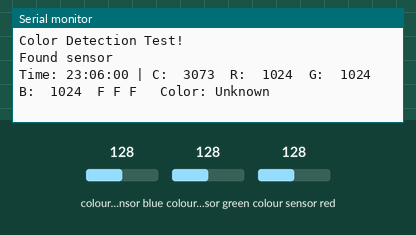
This sketch was run on a simulated Arduino Uno, built with avr-gcc and run on an emulated ATmega328P. Shown: the last lines printed to the serial monitor. Inputs (shaded band) come from the test bench; at power-on: colour sensor blue 128, colour sensor green 128, colour sensor red 128.

Above: at 1.2 s.
1.3 s: colour sensor blue set to 5
At 3.1 s:
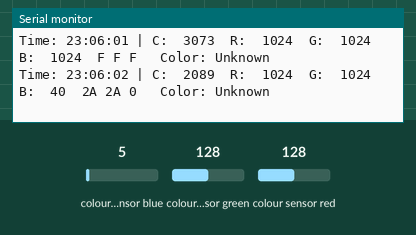
4.8 s: colour sensor green set to 5
At 6.2 s:
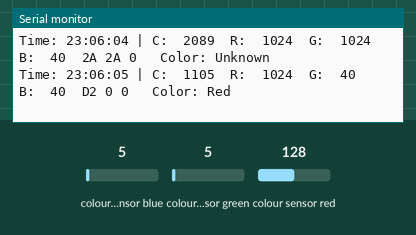
7.9 s: colour sensor red set to 64
At 9.5 s:
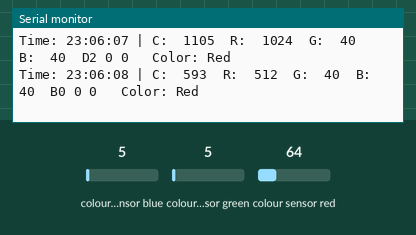
11.1 s: colour sensor blue set to 64
At 12.3 s:
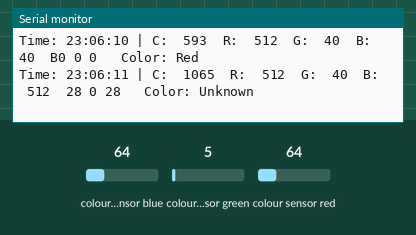
14.3 s: colour sensor green set to 128
At 15.8 s:
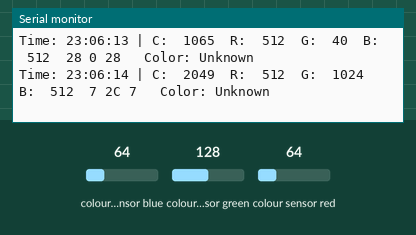
17.4 s: colour sensor red set to 5
At 18.5 s:
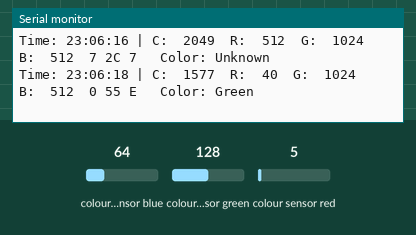
Timing chart, 0 to 20.4 s (numbered marks = the images above; inputs shaded):
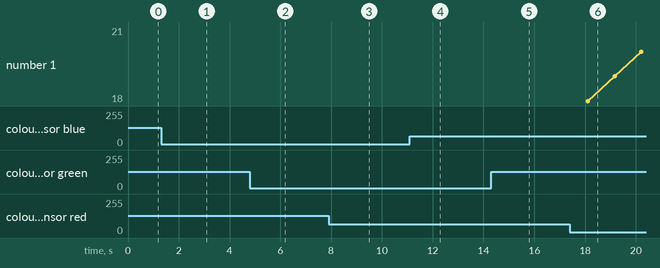

Measured:
- after the input at 1.3 s, the serial monitor: prints a new line after 0.96 s (image 1)
- after the input at 4.8 s, the serial monitor: prints a new line after 0.63 s (image 2)
- after the input at 7.9 s, the serial monitor: prints a new line after 0.70 s (image 3)
- after the input at 11.1 s, the serial monitor: prints a new line after 0.67 s (image 4)
- after the input at 14.3 s, the serial monitor: prints a new line after 0.64 s (image 5)
- after the input at 17.4 s, the serial monitor: prints a new line after 0.71 s (image 6)

The sketch:

objets_0_ou_10_cm.ino
```cpp
#include <Wire.h>
#include "Adafruit_TCS34725.h"
#include <TimeLib.h>

// Initialisation du capteur avec les paramètres par défaut
Adafruit_TCS34725 tcs = Adafruit_TCS34725(TCS34725_INTEGRATIONTIME_50MS, TCS34725_GAIN_4X);

byte gammatable[256];

void setup() {
  Serial.begin(9600);
  Serial.println("Color Detection Test!");

  // Vérification du capteur
  if (tcs.begin()) {
    Serial.println("Found sensor");
  } else {
    Serial.println("No TCS34725 found ... check your connections");
    while (1);
  }

  // Création de la table gamma
  for (int i = 0; i < 256; i++) {
    float x = i;
    x /= 255;
    x = pow(x, 2.5);
    x *= 255;
    gammatable[i] = (byte)x;
  }

  // Initialisation de l'heure (10 juillet 2025, 23:06:00 WAT)
  setTime(23, 6, 0, 10, 7, 2025);
}

void loop() {
  uint16_t clear, red, green, blue;

  // Lecture des données brutes
  tcs.getRawData(&red, &green, &blue, &clear);

  // Affichage de l'heure
  Serial.print("Time: ");
  Serial.print(hour()); Serial.print(":");
  if (minute() < 10) Serial.print("0"); Serial.print(minute()); Serial.print(":");
  if (second() < 10) Serial.print("0"); Serial.print(second());
  Serial.print(" | ");

  // Affichage des valeurs brutes
  Serial.print("C:\t"); Serial.print(clear);
  Serial.print("\tR:\t"); Serial.print(red);
  Serial.print("\tG:\t"); Serial.print(green);
  Serial.print("\tB:\t"); Serial.print(blue);

  // Normalisation des valeurs RVB
  float r, g, b;
  if (clear > 0) {
    r = red / (float)clear;
    g = green / (float)clear;
    b = blue / (float)clear;
  } else {
    r = g = b = 0;
  }

  // Mise à l'échelle et application de la correction gamma
  r *= 255; g *= 255; b *= 255;
  r = gammatable[(int)r];
  g = gammatable[(int)g];
  b = gammatable[(int)b];

  // Affichage des valeurs RVB corrigées (en hexadécimal)
  Serial.print("\t");
  Serial.print((int)r, HEX); Serial.print(" ");
  Serial.print((int)g, HEX); Serial.print(" ");
  Serial.print((int)b, HEX); Serial.print(" ");

  // Classification des couleurs
  String color;
  if (r > g && r > b && r > 50) {
    color = "Red";
  } else if (b > r && b > g && b > 50) {
    color = "Blue";
  } else if (g > r && g > b && g > 50 && r > 50) {
    color = "Yellow"; // Jaune = vert + rouge
  } else if (g > r && g > b && g > 50) {
    color = "Green";
  } else {
    color = "Unknown";
  }

  // Affichage de la couleur détectée
  Serial.print("\tColor: "); Serial.println(color);

  delay(1000); // Attendre 1 seconde avant la prochaine lecture
}


/*
* TODO:
*   1 - Ajustez les seuils de classification (par exemple, 50) en fonction de vos conditions d'éclairage.
*   2 - Remplacez TimeLib par un module RTC (comme le DS3231) pour une heure précise.
*   3 -
*/
```
